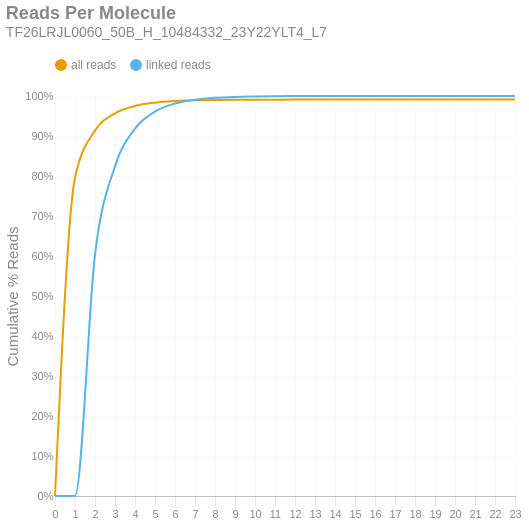

The notebook cell this image was saved under:
### Markdown cell above
### Reads per Molecule
This chart shows the cumulative distribution of the number of reads per linked molecule. That is, how many alignments are associated with a unique molecule. This excludes the number of reads associated with invalid or absent linked-read barcodes. The `linked` histogram is the percentages recalculated when disregarding singletons.

### Code cell
if SKIPLR:
    print_html(f"Skipped")
else:
    counts = np.bincount(valids['reads'].cast(pl.Int64).to_numpy())
    weighted = counts * np.arange(len(counts))
    all_perc = weighted / n_reads
    linked_perc = weighted / n_linked_reads
    linked_perc[1] = 0
    binned_df = pl.DataFrame({
        'readsper': list(range(len(counts))),
        'all reads (cumsum)': np.cumsum(all_perc).tolist(),
        'linked reads (cumsum)': np.cumsum(linked_perc).tolist(),
    })

    with SafeRender(binned_df):
        (
            density_plot(binned_df, 'Reads Per Molecule', samplename, 'readspmol')
            .encode(
                x=alt.X('readsper:O', title=None).axis(labelAngle=0).scale(padding=0),
                y=alt.Y('value:Q', title='Cumulative % Reads').axis(format='%').stack(False),
                color=alt.Color("key:N").scale(domain=["all reads", "linked reads"]),
                tooltip=[
                    alt.Tooltip("key:N", title="Data Type"),
                    alt.Tooltip("readsper:O", title="Reads Per Molecule"),
                    alt.Tooltip("value:Q", format=".2%", title="% Reads (Cum.)")
                ]            
            )
        ).display()

### Figure 1 — Vega-Lite specification as saved in the notebook (floating-point values rounded to 4 significant figures)
{"width": "container", "height": 400, "config": {"title": {"anchor": "start", "dy": -15, "fontSize": 18, "color": "#888888", "subtitleColor": "#888888", "subtitleFontSize": 14}, "arc": {"fill": "#0072B2"}, "axis": {"domainColor": "#888888", "domainWidth": 0.5, "gridWidth": 0.2, "grid": false, "titleFontWeight": 400, "titleFontSize": 15, "labelFontSize": 11, "labelColor": "#888888", "tickColor": "#888888", "tickWidth": 0.2, "titleColor": "#888888"}, "axisBand": {"grid": false}, "axisX": {"grid": true, "tickSize": 10, "domainCap": "round"}, "axisY": {"domain": false, "grid": true, "tickSize": 0, "domainCap": "round"}, "background": "transparent", "header": {"labelFontSize": 15, "labelColor": "#888888", "titleFontSize": 15, "titleFontWeight": 600, "titleColor": "#888888"}, "legend": {"labelFont": "sans-serif", "labelFontSize": 12, "labelColor": "#888888", "symbolSize": 100, "symbolType": "circle", "titleFontSize": 12, "titlePadding": 10, "titleColor": "#888888", "title": null, "orient": "top"}, "range": {"category": ["#E69F00", "#56B4E9", "#009E73", "#F0E442", "#0072B2", "#D55E00", "#CC79A7", "#000000"], "diverging": ["#cfe8f3", "#a2d4ec", "#73bfe2", "#46abdb", "#1696d2", "#12719e"]}, "area": {"fill": "#0072B2", "fillOpacity": 0.7, "line": true, "strokeOpacity": 0.7}, "line": {"color": "#0072B2", "stroke": "#0072B2", "strokeWidth": 2}, "trail": {"color": "#0072B2", "stroke": "#0072B2", "strokeWidth": 0, "size": 1}, "point": {"filled": true, "fillOpacity": 1.0, "size": 95}, "text": {"color": "#888888", "fontSize": 11, "align": "right", "fontWeight": 400, "size": 11}, "bar": {"fill": "#0072B2", "stroke": null}, "view": {"stroke": null, "continuousWidth": 660, "continuousHeight": 400}}, "data": {"name": "data-84e750ae3f3f9332f8c4e72b9c26d91e"}, "mark": {"type": "line", "interpolate": "monotone", "point": {"opacity": 0, "size": 275}}, "encoding": {"color": {"field": "key", "scale": {"domain": ["all reads", "linked reads"]}, "type": "nominal"}, "tooltip": [{"field": "key", "title": "Data Type", "type": "nominal"}, {"field": "readsper", "title": "Reads Per Molecule", "type": "ordinal"}, {"field": "value", "format": ".2%", "title": "% Reads (Cum.)", "type": "quantitative"}], "x": {"axis": {"labelAngle": 0}, "field": "readsper", "scale": {"padding": 0}, "title": null, "type": "ordinal"}, "y": {"axis": {"format": "%"}, "field": "value", "stack": false, "title": "Cumulative % Reads", "type": "quantitative"}}, "params": [{"name": "param_c36ac31b6afebe62", "select": {"type": "point", "fields": ["key"]}, "bind": "legend"}], "title": {"text": "Reads Per Molecule", "subtitle": "TF26LRJL0060_50B_H_10484332_23Y22YLT4_L7"}, "transform": [{"fold": ["all reads (cumsum)", "linked reads (cumsum)"]}, {"calculate": "replace(datum.key, ' (cumsum)', '')", "as": "key"}, {"filter": {"param": "param_c36ac31b6afebe62"}}], "usermeta": {"embedOptions": {"downloadFileName": "TF26LRJL0060_50B_H_10484332_23Y22YLT4_L7.readspmol"}}, "$schema": "https://vega.github.io/schema/vega-lite/v6.4.1.json", "datasets": {"data-84e750ae3f3f9332f8c4e72b9c26d91e": [{"readsper": 0, "all reads (cumsum)": 0.0, "linked reads (cumsum)": 0.0}, {"readsper": 1, "all reads (cumsum)": 0.7954, "linked reads (cumsum)": 0.0}, {"readsper": 2, "all reads (cumsum)": 0.9134, "linked reads (cumsum)": 0.6034}, {"readsper": 3, "all reads (cumsum)": 0.9566, "linked reads (cumsum)": 0.8241}, {"readsper": 4, "all reads (cumsum)": 0.9751, "linked reads (cumsum)": 0.9185}, {"readsper": 5, "all reads (cumsum)": 0.9834, "linked reads (cumsum)": 0.961}, {"readsper": 6, "all reads (cumsum)": 0.9873, "linked reads (cumsum)": 0.9812}, {"readsper": 7, "all reads (cumsum)": 0.9892, "linked reads (cumsum)": 0.9906}, {"readsper": 8, "all reads (cumsum)": 0.9901, "linked reads (cumsum)": 0.9954}, {"readsper": 9, "all reads (cumsum)": 0.9906, "linked reads (cumsum)": 0.9978}, {"readsper": 10, "all reads (cumsum)": 0.9908, "linked reads (cumsum)": 0.9989}, {"readsper": 11, "all reads (cumsum)": 0.9909, "linked reads (cumsum)": 0.9995}, {"readsper": 12, "all reads (cumsum)": 0.991, "linked reads (cumsum)": 0.9998}, {"readsper": 13, "all reads (cumsum)": 0.991, "linked reads (cumsum)": 0.9999}, {"readsper": 14, "all reads (cumsum)": 0.991, "linked reads (cumsum)": 0.9999}, {"readsper": 15, "all reads (cumsum)": 0.991, "linked reads (cumsum)": 1.0}, {"readsper": 16, "all reads (cumsum)": 0.991, "linked reads (cumsum)": 1.0}, {"readsper": 17, "all reads (cumsum)": 0.991, "linked reads (cumsum)": 1.0}, {"readsper": 18, "all reads (cumsum)": 0.991, "linked reads (cumsum)": 1.0}, {"readsper": 19, "all reads (cumsum)": 0.991, "linked reads (cumsum)": 1.0}, {"readsper": 20, "all reads (cumsum)": 0.991, "linked reads (cumsum)": 1.0}, {"readsper": 21, "all reads (cumsum)": 0.991, "linked reads (cumsum)": 1.0}, {"readsper": 22, "all reads (cumsum)": 0.991, "linked reads (cumsum)": 1.0}, {"readsper": 23, "all reads (cumsum)": 0.991, "linked reads (cumsum)": 1.0}]}}
